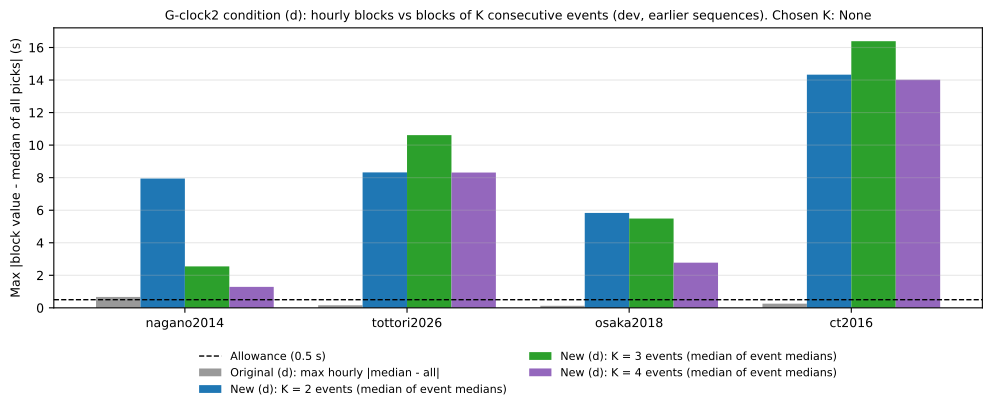

Write the Python code that produced this figure.
#!/usr/bin/env python3
# =============================================================================
# Script : 25_04y_gclock2_event_block_dev.py  (v1)
#          [事前登録 25(島根県西部 2018)の G-clock2 (d) の作り直しの 2 回目の dev。「日本時間の 1 時間ごと」の代わりに
#           「時刻の順で続いた K 個の地震ごと」に全ての局の P の残りをまとめて見る形を、既に結果の出た系列のキャッシュで試す。
#           島根のデータは一つも読まない。位置の計算はしない]
# Project: ARGUS(新生)— 事前登録 25 の準備(規則を凍結する前の dev)
#
# なぜ 2 回目か(1 回目 25_04x の結果。2026-11-17、4 系列):
#   1 回目の「局ごとに続いた 10 検測の窓」は、4 系列の全てで、時計が正常なはずの元のキャッシュで FAIL した
#   (最大の |窓の中央値 − 窓の外の中央値|: 長野 2014 5.055 s・鳥取県西部 2026 10.036 s・大阪 2018 1.195 s・鳥取県中部 2016 12.854 s)。
#   どれも余震の多い時期の局ごとの検測の取り違え(数 s〜十数 s)が続けて並んだもので、時計のずれではない。局ごとに見ると、
#   検測の取り違えが時間の上でまとまって起きる所を時計と見分けられない。1 回目の作りは捨てる(事前登録 25 で開示する)。
#
# (d) が見つけたいもの(元の 21_04d・24_04d の考え方に戻る):
#   波形を組み立てる時の時刻の誤り(24_02 の区切り(1 つ約 2 時間)ごとの、全ての局に同じだけ乗るずれ。鳥取 2026 の h5 で実際に
#   9 時間のずれがあった種類)。局ごとの時計のずれは (c)(局ごと・1.0 s)が見る。
#   元の (d) は「1 時間」でまとめたので、地震が 1 つしかない時間では、その 1 地震の検測の質や気象庁の発生時刻の誤差で外れた(長野 2014)。
#
# 新しい (d)(案。この dev の後に事前登録 25 で凍結する):
#   1. 残り r = P の時刻 − 震源距離 / 6.0 km/s(24_04d と同じ。PhaseNet の P、p_fallback = 0)。全体の中央値 M を引く。
#   2. P を測った地震を発生時刻の順に並べ、続いた K 個の地震(1 つずつずらす)ごとに、地震ごとの検測の中央値を出し、
#      その K 個の中央値の中央値 − M を出す(地震ごとの中央値の中央値にするのは、検測の多い 1 地震が窓を決めてしまわないため)。
#      その K 地震の検測が合わせて 20 以上の時だけ判定する(元の (d) の「検測 20 以上の時間」と同じ数)。
#      参考に、K 地震の全ての検測をまとめた中央値 − M も出す(判定には使わない)。
#   3. 全ての判定した窓で |値| ≤ 0.5 s なら合格(閾値は元の (d) と同じ)。
#   考え方: 組み立ての時刻の誤りは、同じ区切りの中の続いた地震の全ての局に同じだけ乗る。K ≥ 3 の地震ごとの中央値の中央値は、
#   そのうちの 1 地震だけの検測の取り違えや発生時刻の誤差では、ずれの大きさによらず動かない。
#   (i) は、判定した窓が 1 つ以上あることも求める。M は対照でずれを足しても全体の中央値のまま(足す前の値)にする。
#   --cache に書いた系列が 1 つでも読めない時は K を選ばない。
#   限界: 区切りの中に地震が 1 つしかない時の組み立ての誤りは、その 1 地震の誤差と見分けられない(元の (d) と同じ)。2 つの時は一部だけ
#   見える。静かな時期には K 地震の窓が 2 時間(区切り 1 つ)より長くなり、区切り 1 つの誤りは薄まる(見逃しの側。窓の長さを記述で出す)。
#
# K の選び方(この dev を回す前に決めた。回した後に変えない):
#   K ∈ {2, 3, 4} のうち、次を全て満たす最小の K を事前登録 25 で使う。
#   (i)  4 系列の元のキャッシュで全て合格。
#   (ii) 陰性対照(1 地震の全ての局に ±1・±3・±10 s のどれか。全ての地震について 1 つずつ): FAIL になった割合が、6 つのずれの
#        どれでも、4 系列の全てで 0.01 以下(25_04x で見た取り違えは数 s〜十数 s だったので、大きさと向きを変えて見る)。
#   (iii)陽性対照(続いた 4 地震の全ての局に +0.6 s。全ての始まりについて): 見つけた割合が 4 系列の全てで 0.95 以上。
#   どの K も満たさなければ、満たさなかった項目を貼って、作りを見直す(この時も島根は開かない)。
#   参考に元の (d)(1 時間ごと)と、地震が 2 つ以上の 1 時間だけで見た (d) も並べる(判定には使わない)。
#   記述(判定には使わない): 続いた 1・2・3・4 地震に +0.6 s を足した時に見つけた割合、窓の長さ(時間)の分布と 2 時間を超える窓の割合。
#
# Usage(Colab。25_04x と同じノートで回せる。セルは 25_04y_COLAB_JA.md の Y1〜Y3):
#   !python /content/drive/MyDrive/ARGUS/src/25_04y_gclock2_event_block_dev.py --cache 名前=場所 ... --out /content/drive/MyDrive/ARGUS/data/25_04y
# 出力  : <out>/25_04y_gclock2_event_block_dev.json / .pdf。(i)〜(iii) を満たす K が無ければ exit code 1。
# =============================================================================
import sys, json, argparse, hashlib
from datetime import datetime, timedelta
from pathlib import Path
import numpy as np

ap = argparse.ArgumentParser(description="25_04y: 新しい G-clock2 (d)(続いた K 地震ごと)の dev。既に結果の出た系列のキャッシュだけを読む")
ap.add_argument("--cache", action="append", default=[], help="名前=キャッシュの場所(.pt)。何度でも")
ap.add_argument("--out", default="", help="出力の置き場所")
ap.add_argument("--selftest", action="store_true")
a = ap.parse_args()
VP, MIN_N, TOL = 6.0, 20, 0.5
KS = (2, 3, 4)
NEG_SHIFTS, POS_SHIFT, POS_LEN = (1.0, -1.0, 3.0, -3.0, 10.0, -10.0), 0.6, 4
NEG_MAX_RATE, POS_MIN_RATE = 0.01, 0.95
TAG = "[25_04y]"

def jst_sec(ot):                                                 # 24_04d と同じ: 秒で切って 9 時間を足す
    t = datetime.strptime(str(ot).replace("T", " ")[:19], "%Y-%m-%d %H:%M:%S")
    return t + timedelta(hours=9)

def load_picks(EV):
    """24_04d と同じ残り。戻り値: 地震ごとの (発生時刻, 地震の番号, 残りの配列) を発生時刻の順に"""
    out = []
    for ie, e in enumerate(EV):
        n = int(e["n_real_stations"]); tp = np.asarray(e["tp_times"], float)[:n]; pf = np.asarray(e["p_fallback"]).astype(int)[:n]
        loc = np.asarray(e["sta_locs"], float)[:n]
        if "dist_km" in e: d = np.asarray(e["dist_km"], float)[:n]
        else:
            sl = np.asarray(e["src_loc"], float)
            epi = 111.19 * np.hypot(loc[:, 0] - sl[0], (loc[:, 1] - sl[1]) * np.cos(np.radians(sl[0]))); d = np.hypot(epi, sl[2])
        ok = (pf == 0) & np.isfinite(tp) & np.isfinite(d)
        if ok.any(): out.append((jst_sec(e["origin_time"]), ie, tp[ok] - d[ok] / VP))
    out.sort(key=lambda x: (x[0], x[1]))
    return out

def wstat(rs, pooled=False):
    """窓の値: 地震ごとの中央値の中央値(pooled=True なら全ての検測をまとめた中央値)。検測が合わせて 20 未満なら None"""
    if sum(len(r) for r in rs) < MIN_N: return None
    if pooled: return float(np.median(np.concatenate(rs)))
    return float(np.median([np.median(r) for r in rs]))

def block_check(evs, K, M, pooled=False):
    """続いた K 地震ごとの |値 − M| の最大。戻り値 (最大, その窓の始まり, 窓の数)"""
    mx, at, nw = 0.0, None, 0
    for j in range(0, len(evs) - K + 1):
        w = wstat([evs[j + i][2] for i in range(K)], pooled)
        if w is None: continue
        v = w - M; nw += 1
        if abs(v) > abs(mx): mx, at = v, evs[j][0]
    return mx, at, nw

def window_spans_h(evs, K):
    return np.array([(evs[j + K - 1][0] - evs[j][0]).total_seconds() / 3600 for j in range(0, len(evs) - K + 1)
                     if sum(len(evs[j + i][2]) for i in range(K)) >= MIN_N])

def hourly(evs, M, multi_only=False):
    H = {}
    for t, ie, r in evs: H.setdefault(f"{t:%Y-%m-%d %H}", []).append((ie, r))
    v = []
    for h, xs in H.items():
        rr = np.concatenate([r for _, r in xs])
        if len(rr) < MIN_N or (multi_only and len(xs) < 2): continue
        v.append((abs(float(np.median(rr)) - M), h))
    return (max(v) if v else (None, None)), len(v)

def shifted_events(evs, idx, ds):
    return [(t, ie, (r + ds) if j in idx else r) for j, (t, ie, r) in enumerate(evs)]

def window_values(evs, K, M):
    """続いた K 地震の窓ごとの値(中央値 − M)。検測 20 未満の窓は NaN"""
    v = np.full(max(0, len(evs) - K + 1), np.nan)
    for j in range(len(v)):
        w = wstat([evs[j + i][2] for i in range(K)])
        if w is not None: v[j] = w - M
    return v

def max_with_shift(evs, K, M, base, S, ds):
    """地震の集合 S に ds を足した時の、全ての窓の |値| の最大(S に掛かる窓だけを計算し直す)"""
    lo, hi = max(0, min(S) - K + 1), min(len(base) - 1, max(S))
    outside = np.concatenate([base[:lo], base[hi + 1:]])
    m = float(np.nanmax(np.abs(outside))) if outside.size and np.isfinite(outside).any() else 0.0
    for j in range(lo, hi + 1):
        w = wstat([evs[j + i][2] + (ds if (j + i) in S else 0.0) for i in range(K)])
        if w is not None: m = max(m, abs(w - M))
    return m

def rates(evs, K, M):
    """陰性対照: 1 地震ずつ ±1・±3・±10 s → FAIL の割合(6 つのうち最大を判定に使う)。陽性対照: 続いた POS_LEN 地震に +0.6 s(全ての始まり)→ 見つけた割合。
    M は元のキャッシュの全体の中央値のまま(POS_LEN 地震は全体のごく一部なので、M の動きは小さい)"""
    base = window_values(evs, K, M)
    if not base.size or not np.isfinite(base).any():
        return dict(neg_fail_rate=None, neg_fail_rate_by_shift={}, n_neg=len(evs), pos_detect_rate=None, n_pos=0, detect_by_run_length={})
    by = {}
    for ds in NEG_SHIFTS:
        by[f"{ds:+g}"] = sum(max_with_shift(evs, K, M, base, {j}, ds) > TOL for j in range(len(evs))) / len(evs)
    def det(L):
        tot = max(0, len(evs) - L + 1)
        return (sum(max_with_shift(evs, K, M, base, set(range(j, j + L)), POS_SHIFT) > TOL for j in range(tot)) / tot) if tot else None, tot
    pos, pos_tot = det(POS_LEN)
    runs = {str(L): det(L)[0] for L in (1, 2, 3, 4)}
    return dict(neg_fail_rate=max(by.values()), neg_fail_rate_by_shift=by, n_neg=len(evs), pos_detect_rate=pos, n_pos=pos_tot,
                detect_by_run_length=runs)

def selftest():
    def check(c, m):
        if not c: sys.exit(f"{TAG} STOP: selftest に失敗: {m}")
    rng = np.random.default_rng(1)
    t0 = datetime(2018, 4, 12)
    evs = [(t0 + timedelta(minutes=40 * j), j, 0.3 + rng.normal(0, 0.15, 24)) for j in range(120)]
    M = float(np.median(np.concatenate([r for _, _, r in evs])))
    for K in KS: check(abs(block_check(evs, K, M)[0]) <= TOL, f"正常は合格 K={K}")
    check(abs(block_check(shifted_events(evs, {50}, 1.0), 3, M)[0]) <= TOL, "1 地震の全局 +1.0 s は K=3 で合格")
    big = [(t, ie, (np.concatenate([r, 0.3 + rng.normal(0, 0.15, 36)]) if ie == 50 else r[:5])) for t, ie, r in evs]   # 検測の多い 1 地震
    check(abs(block_check(shifted_events(big, {50}, 1.0), 3, M)[0]) <= TOL, "検測の多い 1 地震 +1.0 s も K=3 で合格(地震ごとの中央値の中央値)")
    check(abs(block_check(shifted_events(big, {50}, 1.0), 3, M, pooled=True)[0]) > TOL, "まとめた中央値なら不合格(違いの確かめ)")
    check(abs(block_check(shifted_events(evs, {50}, 1.0), 1, M)[0]) > TOL, "K=1(元の 1 時間・地震 1 つと同じ)では不合格")
    check(abs(block_check(shifted_events(evs, {50, 51, 52, 53}, 0.6), 3, M)[0]) > TOL, "続いた 4 地震 +0.6 s は K=3 で不合格")
    r = rates(evs, 3, M)
    check(r["neg_fail_rate"] <= NEG_MAX_RATE and r["pos_detect_rate"] >= POS_MIN_RATE, f"割合 {r}")
    base = window_values(evs, 3, M)
    for S in ({0}, {50}, {118, 119}, {10, 11, 12, 13}, {3, 4}):
        check(abs(max_with_shift(evs, 3, M, base, S, 0.7) - abs(block_check(shifted_events(evs, S, 0.7), 3, M)[0])) < 1e-12, f"速い計算と同じ {S}")
    few = [(t, ie, rr[:3]) for t, ie, rr in evs]                  # 1 地震 3 検測: K 地震を合わせても 20 未満の窓は判定しない
    check(block_check(few, 3, M)[2] == 0 and block_check(few, 4, M)[2] == 0, "検測 20 未満の窓は判定しない")
    print(f"{TAG} selftest: 正常・陰性対照・陽性対照・K=1 との違い・検測の多い 1 地震・まとめた中央値との違い・割合・速い計算と総当たりの一致・検測 20 未満の 9 例に合格")

selftest()
if a.selftest: sys.exit(0)
import torch
if not a.cache: sys.exit(f"{TAG} STOP: --cache が 1 つも無い")
OUT = Path(a.out) if a.out else Path(".")
OUT.mkdir(parents=True, exist_ok=True)
print(f"{TAG} 本スクリプト v1 SHA-256 {hashlib.sha256(Path(__file__).read_bytes()).hexdigest()}")
RES = {}; SKIP = []
for spec in a.cache:
    if "=" not in spec: sys.exit(f"{TAG} STOP: --cache は 名前=場所 の形({spec})")
    name, path = spec.split("=", 1); p = Path(path)
    if not p.exists():
        print(f"\n{TAG} {name}: {p} が無いので飛ばす(K は選ばない)"); SKIP.append(name); continue
    sha = hashlib.sha256(p.read_bytes()).hexdigest()
    EV = torch.load(p, weights_only=False); evs = load_picks(EV)
    if not evs:
        print(f"\n{TAG} {name}: P を測った地震が無いので飛ばす(K は選ばない)"); SKIP.append(name); continue
    allr = np.concatenate([r for _, _, r in evs]); M = float(np.median(allr))
    print(f"\n{TAG} ===== {name}: {p.name}  SHA-256 {sha[:12]}…  地震 {len(EV)}(P を測った地震 {len(evs)})・検測 {len(allr)}  全体の中央値 {M:+.3f} s")
    (ho, hh), nh = hourly(evs, M); (hm, hhm), nhm = hourly(evs, M, multi_only=True)
    f = lambda x: "—" if x is None else f"{x:.3f}"
    print(f"{TAG} {name}: 参考 元の (d) 1 時間ごと: {nh} 時間・最大 {f(ho)} s({hh})   地震 2 つ以上の 1 時間だけ: {nhm} 時間・最大 {f(hm)} s({hhm})")
    R = dict(cache=str(p), cache_sha256=sha, n_events=len(EV), n_events_with_p=len(evs), n_picks=int(len(allr)), median_all_s=M,
             hourly=dict(n_hours=nh, max_abs_s=ho, worst_hour=hh), hourly_multi_event=dict(n_hours=nhm, max_abs_s=hm, worst_hour=hhm), by_K={})
    for K in KS:
        mx, at, nw = block_check(evs, K, M); rr = rates(evs, K, M)
        mxp = block_check(evs, K, M, pooled=True)[0]; sp = window_spans_h(evs, K)
        ok = abs(mx) <= TOL and nw > 0
        R["by_K"][str(K)] = dict(max_abs_s=abs(mx), worst_value_s=mx, worst_window_start_jst=(None if at is None else f"{at:%Y-%m-%d %H:%M}"),
                                 n_windows=nw, pass_original=bool(ok), pooled_max_abs_s=abs(mxp),
                                 window_span_h=dict(median=(float(np.median(sp)) if sp.size else None), p90=(float(np.percentile(sp, 90)) if sp.size else None),
                                                    share_over_2h=(float(np.mean(sp > 2.0)) if sp.size else None)), **rr)
        x = R["by_K"][str(K)]
        print(f"{TAG} {name}: K={K}: 窓 {nw}・最大 |地震ごとの中央値の中央値 − 全体| {abs(mx):.3f} s({'—' if at is None else f'{at:%Y-%m-%d %H:%M}'} からの窓)→ "
              f"{'PASS' if ok else 'FAIL'}(参考: まとめた中央値なら {abs(mxp):.3f} s)")
        print(f"{TAG} {name}: K={K}:   陰性対照(1 地震ずつ)FAIL の割合 最大 {f(rr['neg_fail_rate'])}(" +
              "  ".join(f"{k} s: {v:.3f}" for k, v in rr["neg_fail_rate_by_shift"].items()) + f"。{rr['n_neg']} 地震)")
        print(f"{TAG} {name}: K={K}:   陽性対照(続いた {POS_LEN} 地震 +{POS_SHIFT} s)見つけた割合 {f(rr['pos_detect_rate'])}({rr['n_pos']} 回)   "
              f"記述: 続いた 1・2・3・4 地震 " + " / ".join(f(v) for v in rr["detect_by_run_length"].values()) +
              f"   窓の長さ 中央値 {f(x['window_span_h']['median'])} h・90% {f(x['window_span_h']['p90'])} h・2 h を超える割合 {f(x['window_span_h']['share_over_2h'])}")
    RES[name] = R
if not RES: sys.exit(f"{TAG} STOP: 読めたキャッシュが 0")
chosen = None; why = {}
for K in KS:
    bad = [f"{n}: 読めなかった" for n in SKIP]
    for name, R in RES.items():
        x = R["by_K"][str(K)]
        if not x["pass_original"]: bad.append(f"{name}: (i) 元のキャッシュで FAIL")
        if x["neg_fail_rate"] is None or x["neg_fail_rate"] > NEG_MAX_RATE: bad.append(f"{name}: (ii) 陰性対照 {x['neg_fail_rate']}")
        if x["pos_detect_rate"] is None or x["pos_detect_rate"] < POS_MIN_RATE: bad.append(f"{name}: (iii) 陽性対照 {x['pos_detect_rate']}")
    why[str(K)] = bad
    if not bad and chosen is None: chosen = K
print(f"\n{TAG} K ごとの満たさなかった項目: " + "  ".join(f"K={k}: {('なし' if not v else '; '.join(v))}" for k, v in why.items()))
print(f"{TAG} 選んだ K(事前に決めた規則: (i)〜(iii) を満たす最小の K): {chosen if chosen else 'なし(作りを見直す)'}")
json.dump(dict(script="25_04y_gclock2_event_block_dev.py", version="v1", script_sha256=hashlib.sha256(Path(__file__).read_bytes()).hexdigest(),
               purpose="second dev of the new G-clock2 condition (d) for preregistration 25 (K consecutive events pooled over all stations); "
                       "caches of sequences already tested or stopped only; no Shimane data; no location or method error",
               rule=dict(vp_kms=VP, min_n=MIN_N, tol_s=TOL, ks=list(KS), window_value="median of per-event medians", neg_shifts_s=list(NEG_SHIFTS),
                         pos_shift_s=POS_SHIFT, pos_len_events=POS_LEN,
                         neg_max_rate=NEG_MAX_RATE, pos_min_rate=POS_MIN_RATE),
               results=RES, unmet_by_K=why, chosen_K=chosen),
          open(OUT / "25_04y_gclock2_event_block_dev.json", "w"), indent=1, default=str)

import matplotlib
matplotlib.use("Agg")
import matplotlib.pyplot as plt
plt.rcParams.update({"figure.facecolor": "white", "axes.facecolor": "white", "savefig.facecolor": "white", "font.size": 9, "pdf.fonttype": 42})
names = list(RES); x = np.arange(len(names)); bw = 0.2
fig, ax = plt.subplots(figsize=(10, 4.2))
ax.bar(x - 1.5 * bw, [RES[k]["hourly"]["max_abs_s"] or 0 for k in names], bw, color="0.6", label="Original (d): max hourly |median - all|")
for j, (K, col) in enumerate(zip(KS, ("tab:blue", "tab:green", "tab:purple"))):
    ax.bar(x + (j - 0.5) * bw, [RES[k]["by_K"][str(K)]["max_abs_s"] for k in names], bw, color=col, label=f"New (d): K = {K} events (median of event medians)")
ax.axhline(TOL, color="k", ls="--", lw=1, label=f"Allowance ({TOL} s)")
ax.set_xticks(x); ax.set_xticklabels(names); ax.set_ylabel("Max |block value - median of all picks| (s)")
ax.set_title(f"G-clock2 condition (d): hourly blocks vs blocks of K consecutive events (dev, earlier sequences). Chosen K: {chosen}", fontsize=9)
ax.grid(alpha=0.3, axis="y"); ax.legend(loc="upper center", bbox_to_anchor=(0.5, -0.12), ncol=2, frameon=False, fontsize=8)
fig.tight_layout(); fig.savefig(OUT / "25_04y_gclock2_event_block_dev.pdf", bbox_inches="tight"); plt.close(fig)
print(f"{TAG} 出力: {OUT / '25_04y_gclock2_event_block_dev.json'}、{OUT / '25_04y_gclock2_event_block_dev.pdf'}")
if chosen is None: sys.exit(f"{TAG} (i)〜(iii) を満たす K が無い(この出力を貼る。作りを見直す)")
